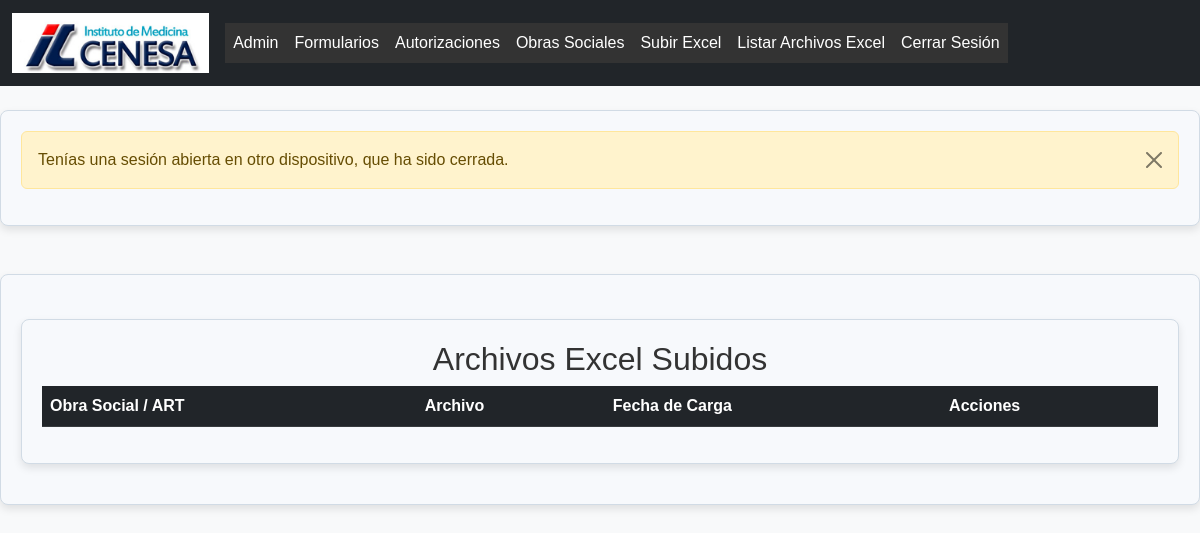
The app's page /listar-archivos/ (signed in), older data.
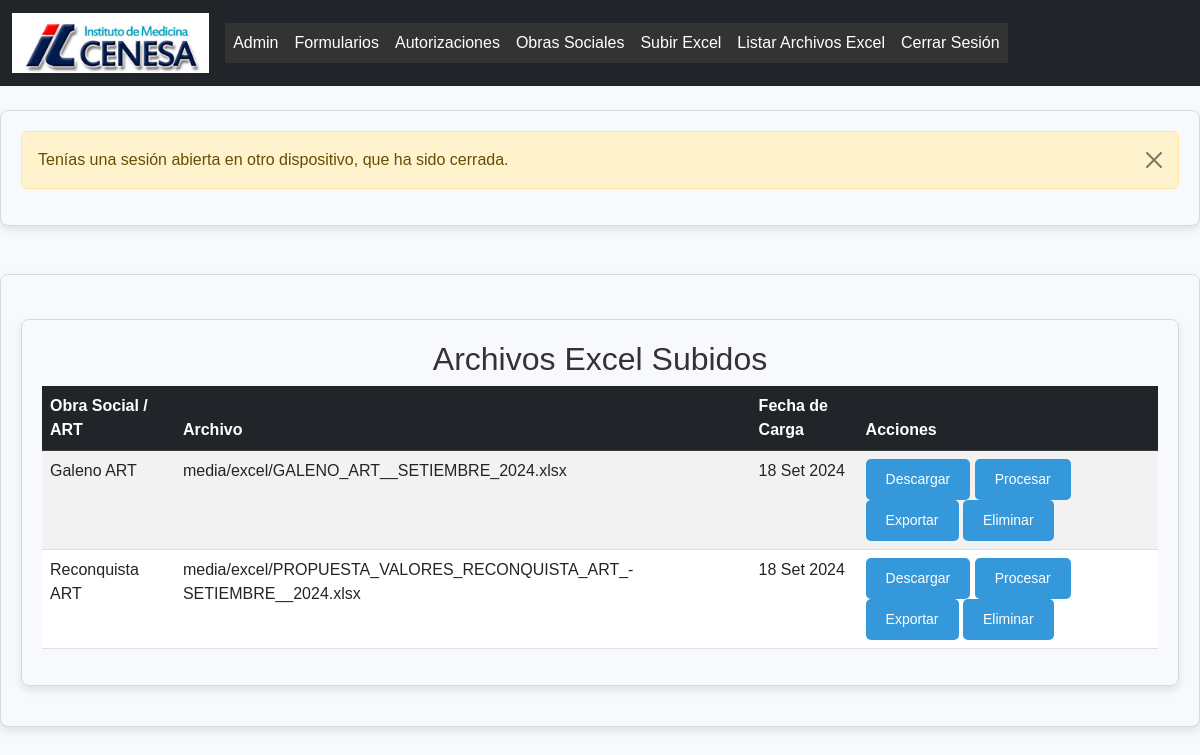
The same page, newer data.
### formularios/models.py (models this page shows, shortened)
class ArchivoExcel(models.Model):
    obra_social = models.ForeignKey(ObraSocial, on_delete=models.CASCADE, related_name="archivos")
    archivo = models.FileField(upload_to='media/excel')
    fecha_carga = models.DateField(auto_now_add=True)

class ObraSocial(models.Model):
    nombre = models.CharField(max_length=255)
    codigo = models.CharField(max_length=20)

### formularios/views.py (the view)
# urls.py: path('listar-archivos/', views.listar_archivos, name='listar_archivos'),
@login_required
@staff_member_required
def listar_archivos(request):
    archivos = ArchivoExcel.objects.all()
    return render(request, 'Valores/listar_archivos.html', {'archivos': archivos})

### formularios/templates/valores/listar_archivos.html (shortened to what this page needs)
{% extends 'base.html' %}
{% block content %}
<div class="container mt-4">
    <h2 class="text-center">Archivos Excel Subidos</h2>
    <div class="table-responsive">
        <table class="table table-striped table-hover">
            <thead class="table-dark">
                <tr>
                    <th>Obra Social / ART</th>
                    <th>Archivo</th>
                    <th>Fecha de Carga</th>
                    <th>Acciones</th>
                </tr>
            </thead>
            <tbody>
                {% for archivo in archivos %}
                <tr>
                    <td>{{ archivo.obra_social.nombre }}</td>
                    <td>{{ archivo.archivo.name }}</td>
                    <td>{{ archivo.fecha_carga|date:"d M Y" }}</td>
                    <td>
                        <a href="{{ archivo.archivo.url }}" class="btn btn-info btn-sm" download>
                             Descargar
                        </a>
                        <a href="{% url 'procesar_excel' archivo.id %}" class="btn btn-warning btn-sm">
                             Procesar
                        </a>
                        <a href="{% url 'exportar_valores_procesados' archivo.id %}" class="btn btn-success btn-sm">
                             Exportar
                        </a>
                        <a href="{% url 'eliminar_archivo_excel' archivo.id %}" class="btn btn-danger btn-sm" onclick="return confirm('¿Estás seguro de que deseas eliminar este archivo? Esta acción no se puede deshacer.')">
                             Eliminar
                        </a>
                    </td>
                </tr>
                {% endfor %}
            </tbody>
        </table>
    </div>
</div>
{% endblock %}

Row changes from the older to the newer data that the page shows:
added ArchivoExcel: obra_social.nombre "Galeno ART", archivo.name "media/excel/GALENO_ART__SETIEMBRE_2024.xlsx", fecha_carga "18 Set 2024"
added ArchivoExcel: obra_social.nombre "Reconquista ART", archivo.name "media/excel/PROPUESTA_VALORES_RECONQUISTA_ART_-SETIEMBRE__2024.xlsx", fecha_carga "18 Set 2024"
